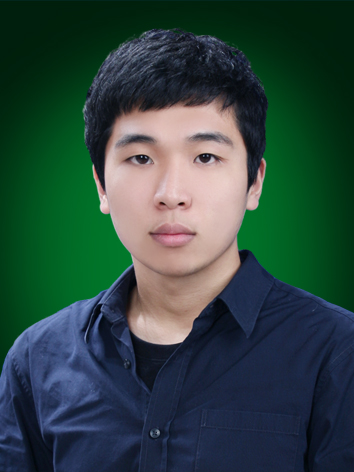
#> input picture FaceDetection/test.JPG, 354 x 472 px, found by its file name
$ python FaceDetection.py
#> lines starting #> are read from the running program, lines starting #| are printed output that depends on the picture
# https://docs.opencv.org/3.4.1/d7/d8b/tutorial_py_face_detection.html
# https://github.com/opencv/opencv/tree/master/data/haarcascades

# https://realpython.com/face-recognition-with-python/

import cv2

#fcPath = "C:\\Users\\quddn\\PycharmProjects\\SW-\\Augmented-Reality\\haarcascades-20190909T060452Z-001\\haarcascades\\haarcascade_frontalface_default.xml"
#ecPath = "C:\\Users\\quddn\\PycharmProjects\\SW-\\Augmented-Reality\\haarcascades-20190909T060452Z-001\\haarcascades\\haarcascade_eye.xml"

face_cascade = cv2.CascadeClassifier('C:\\Users\\quddn\\PycharmProjects\\SW-\\Augmented-Reality\\haarcascades-20190909T060452Z-001\\haarcascades\\haarcascade_frontalface_default.xml')
eye_casecade = cv2.CascadeClassifier('C:\\Users\\quddn\\PycharmProjects\\SW-\\Augmented-Reality\\haarcascades-20190909T060452Z-001\\haarcascades\\haarcascade_eye.xml')

img = cv2.imread('test.jpg')
#> img is the input picture: shape (472, 354, 3); mean B, G, R 63.9, 70.4, 45.8
gray = cv2.cvtColor(img, cv2.COLOR_BGR2GRAY)
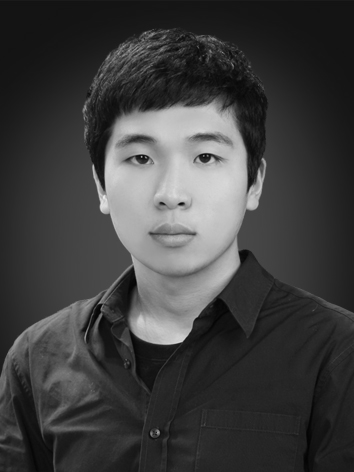
#> gray: shape (472, 354); min 2, max 234, mean 62.3
faces = face_cascade.detectMultiScale(gray, 1.3, 5)
#> faces = [[81, 90, 182, 182]]
imgNum = 0
for (x, y, w, h) in faces:
    cropped = img[y - int(h / 4):y + h + int(h / 4), x - int(w / 4):x + w + int(w / 4)]
    # 이미지를 저장
    cv2.imwrite("thumbnail" + str(imgNum) + ".png", cropped)
    imgNum += 1
#> this loop made 1 pass
#> (x, y, w, h, imgNum) on pass 1: (81, 90, 182, 182, 1)
#> pass 1, `cropped = img[y - int(h / 4):y + h + int(h / 4), x - int(w / 4):x + w ..`:
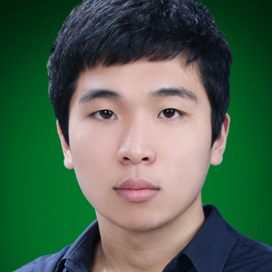
#> cropped: shape (272, 272, 3); mean B, G, R 79.5, 99.3, 75.5
#> after the loop, imgNum = 1

    # [6 lines of commented-out code are left out]

cv2.imshow('Image view', img)
cv2.waitKey(0)
cv2.destroyAllWindows()
